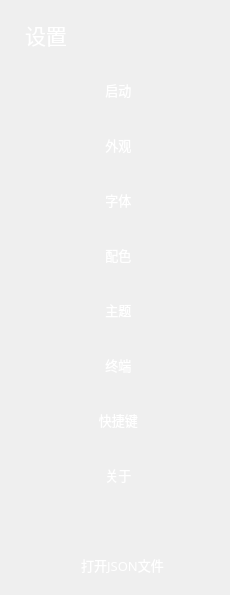
       <widget class="QWidget" name="widget_left" native="true">
        <property name="minimumSize">
         <size>
          <width>230</width>
          <height>0</height>
         </size>
        </property>
        <property name="maximumSize">
         <size>
          <width>230</width>
          <height>16777215</height>
         </size>
        </property>
        <property name="styleSheet">
         <string notr="true">#widget_left {
border-image: url(:/lib/back2.png);
border-top-right-radius: 10px;
}

QToolButton {
    qproperty-iconSize: 22px 22px;
	/*padding-left: 15px;*/
	background-color: rgba(255, 255, 255, 0);
	border: none;
	border-radius:10px;
	color: rgb(255, 255, 255);
	text-align: center;
}

QToolButton::menu-indicator { 
	image: None;
}

QToolButton:hover {
	border-radius:10px;
	color: rgb(255, 255, 255);
	
	background-color: rgb(49, 80, 110);
	border: none;
}
 
QToolButton:checked {
	border-radius:10px;
	color: rgb(255, 255, 255);
	
	background-color: rgb(49, 80, 110);
	border: none;
}</string>
        </property>
        <layout class="QVBoxLayout" name="verticalLayout">
         <property name="spacing">
          <number>5</number>
         </property>
         <property name="leftMargin">
          <number>25</number>
         </property>
         <property name="topMargin">
          <number>10</number>
         </property>
         <property name="rightMargin">
          <number>25</number>
         </property>
         <property name="bottomMargin">
          <number>10</number>
         </property>
         <item>
          <widget class="QLabel" name="label_left_setting">
           <property name="minimumSize">
            <size>
             <width>0</width>
             <height>50</height>
            </size>
           </property>
           <property name="font">
            <font>
             <family>OPPOSans B</family>
             <pointsize>16</pointsize>
             <stylestrategy>PreferAntialias</stylestrategy>
            </font>
           </property>
           <property name="styleSheet">
            <string notr="true">color: rgb(255, 255, 255);</string>
           </property>
           <property name="text">
            <string>设置</string>
           </property>
          </widget>
         </item>
         <item>
          <widget class="QToolButton" name="toolButton_activate">
           <property name="sizePolicy">
            <sizepolicy hsizetype="Expanding" vsizetype="Expanding">
             <horstretch>0</horstretch>
             <verstretch>0</verstretch>
            </sizepolicy>
           </property>
           <property name="minimumSize">
            <size>
             <width>0</width>
             <height>50</height>
            </size>
           </property>
           <property name="maximumSize">
            <size>
             <width>16777215</width>
             <height>50</height>
            </size>
           </property>
           <property name="font">
            <font>
             <family>OPPOSans B</family>
             <pointsize>10</pointsize>
             <stylestrategy>PreferAntialias</stylestrategy>
            </font>
           </property>
           <property name="styleSheet">
            <string notr="true"/>
           </property>
           <property name="text">
            <string>  启动</string>
           </property>
           <property name="icon">
            <iconset resource="../lib.qrc">
             <normaloff>:/lib/start.png</normaloff>:/lib/start.png</iconset>
           </property>
           <property name="iconSize">
            <size>
             <width>22</width>
             <height>22</height>
            </size>
           </property>
           <property name="checkable">
            <bool>true</bool>
           </property>
           <property name="toolButtonStyle">
            <enum>Qt::ToolButtonTextBesideIcon</enum>
           </property>
          </widget>
         </item>
         <item>
          <widget class="QToolButton" name="toolButton_appearance">
           <property name="sizePolicy">
            <sizepolicy hsizetype="Expanding" vsizetype="Expanding">
             <horstretch>3</horstretch>
             <verstretch>4</verstretch>
            </sizepolicy>
           </property>
           <property name="minimumSize">
            <size>
             <width>0</width>
             <height>50</height>
            </size>
           </property>
           <property name="maximumSize">
            <size>
             <width>16777215</width>
             <height>50</height>
            </size>
           </property>
           <property name="font">
            <font>
             <family>OPPOSans B</family>
             <pointsize>10</pointsize>
             <stylestrategy>PreferAntialias</stylestrategy>
            </font>
           </property>
           <property name="styleSheet">
            <string notr="true"/>
           </property>
           <property name="text">
            <string>  外观</string>
           </property>
           <property name="icon">
            <iconset resource="../lib.qrc">
             <normaloff>:/lib/bi.png</normaloff>:/lib/bi.png</iconset>
           </property>
           <property name="iconSize">
            <size>
             <width>22</width>
             <height>22</height>
            </size>
           </property>
           <property name="checkable">
            <bool>true</bool>
           </property>
           <property name="toolButtonStyle">
            <enum>Qt::ToolButtonTextBesideIcon</enum>
           </property>
          </widget>
         </item>
         <item>
          <widget class="QToolButton" name="toolButton_typeface">
           <property name="sizePolicy">
            <sizepolicy hsizetype="Expanding" vsizetype="Expanding">
             <horstretch>3</horstretch>
             <verstretch>4</verstretch>
            </sizepolicy>
           </property>
           <property name="minimumSize">
            <size>
             <width>0</width>
             <height>50</height>
            </size>
           </property>
           <property name="maximumSize">
            <size>
             <width>16777215</width>
             <height>50</height>
            </size>
           </property>
           <property name="font">
            <font>
             <family>OPPOSans B</family>
             <pointsize>10</pointsize>
             <stylestrategy>PreferAntialias</stylestrategy>
            </font>
           </property>
           <property name="styleSheet">
            <string notr="true"/>
           </property>
           <property name="text">
            <string>  字体</string>
           </property>
           <property name="icon">
            <iconset resource="../lib.qrc">
             <normaloff>:/lib/font.png</normaloff>:/lib/font.png</iconset>
           </property>
           <property name="iconSize">
            <size>
             <width>22</width>
             <height>22</height>
            </size>
           </property>
           <property name="checkable">
            <bool>true</bool>
           </property>
           <property name="toolButtonStyle">
            <enum>Qt::ToolButtonTextBesideIcon</enum>
           </property>
          </widget>
         </item>
         <item>
          <widget class="QToolButton" name="toolButton_colorSchemes">
           <property name="sizePolicy">
            <sizepolicy hsizetype="Expanding" vsizetype="Expanding">
             <horstretch>3</horstretch>
             <verstretch>4</verstretch>
            </sizepolicy>
           </property>
           <property name="minimumSize">
            <size>
             <width>0</width>
             <height>50</height>
            </size>
           </property>
           <property name="maximumSize">
            <size>
             <width>16777215</width>
             <height>50</height>
            </size>
           </property>
           <property name="font">
            <font>
             <family>OPPOSans B</family>
             <pointsize>10</pointsize>
             <stylestrategy>PreferAntialias</stylestrategy>
            </font>
           </property>
           <property name="styleSheet">
            <string notr="true"/>
           </property>
           <property name="text">
            <string>  配色</string>
           </property>
           <property name="icon">
            <iconset resource="../lib.qrc">
             <normaloff>:/lib/theme.png</normaloff>:/lib/theme.png</iconset>
           </property>
           <property name="iconSize">
            <size>
             <width>22</width>
             <height>22</height>
            </size>
           </property>
           <property name="checkable">
            <bool>true</bool>
           </property>
           <property name="toolButtonStyle">
            <enum>Qt::ToolButtonTextBesideIcon</enum>
           </property>
          </widget>
         </item>
         <item>
          <widget class="QToolButton" name="toolButton_theme">
           <property name="sizePolicy">
            <sizepolicy hsizetype="Expanding" vsizetype="Expanding">
             <horstretch>3</horstretch>
             <verstretch>4</verstretch>
            </sizepolicy>
           </property>
           <property name="minimumSize">
            <size>
             <width>0</width>
             <height>50</height>
            </size>
           </property>
           <property name="maximumSize">
            <size>
             <width>16777215</width>
             <height>50</height>
            </size>
           </property>
           <property name="font">
            <font>
             <family>OPPOSans B</family>
             <pointsize>10</pointsize>
             <stylestrategy>PreferAntialias</stylestrategy>
            </font>
           </property>
           <property name="styleSheet">
            <string notr="true"/>
           </property>
           <property name="text">
            <string>  主题</string>
           </property>
           <property name="icon">
            <iconset resource="../lib.qrc">
             <normaloff>:/lib/zhuti.png</normaloff>:/lib/zhuti.png</iconset>
           </property>
           <property name="iconSize">
            <size>
             <width>22</width>
             <height>22</height>
            </size>
           </property>
           <property name="checkable">
            <bool>true</bool>
           </property>
           <property name="checked">
            <bool>false</bool>
           </property>
           <property name="toolButtonStyle">
            <enum>Qt::ToolButtonTextBesideIcon</enum>
           </property>
          </widget>
         </item>
         <item>
          <widget class="QToolButton" name="toolButton_terminal">
           <property name="sizePolicy">
            <sizepolicy hsizetype="Expanding" vsizetype="Expanding">
             <horstretch>0</horstretch>
             <verstretch>0</verstretch>
            </sizepolicy>
           </property>
           <property name="minimumSize">
            <size>
             <width>0</width>
             <height>50</height>
            </size>
           </property>
           <property name="maximumSize">
            <size>
             <width>16777215</width>
             <height>50</height>
            </size>
           </property>
           <property name="font">
            <font>
             <family>OPPOSans B</family>
             <pointsize>10</pointsize>
             <stylestrategy>PreferAntialias</stylestrategy>
            </font>
           </property>
           <property name="styleSheet">
            <string notr="true"/>
           </property>
           <property name="text">
            <string>  终端</string>
           </property>
           <property name="icon">
            <iconset resource="../lib.qrc">
             <normaloff>:/lib/line-terminal.png</normaloff>:/lib/line-terminal.png</iconset>
           </property>
           <property name="iconSize">
            <size>
             <width>22</width>
             <height>22</height>
            </size>
           </property>
           <property name="checkable">
            <bool>true</bool>
           </property>
           <property name="toolButtonStyle">
            <enum>Qt::ToolButtonTextBesideIcon</enum>
           </property>
          </widget>
         </item>
         <item>
          <widget class="QToolButton" name="toolButton_shortcutKey">
           <property name="sizePolicy">
            <sizepolicy hsizetype="Expanding" vsizetype="Expanding">
             <horstretch>3</horstretch>
             <verstretch>4</verstretch>
            </sizepolicy>
           </property>
           <property name="minimumSize">
            <size>
             <width>0</width>
             <height>50</height>
            </size>
           </property>
           <property name="maximumSize">
            <size>
             <width>16777215</width>
             <height>50</height>
            </size>
           </property>
           <property name="font">
            <font>
             <family>OPPOSans B</family>
             <pointsize>10</pointsize>
             <stylestrategy>PreferAntialias</stylestrategy>
            </font>
           </property>
           <property name="styleSheet">
            <string notr="true"/>
           </property>
           <property name="text">
            <string>  快捷键</string>
           </property>
           <property name="icon">
            <iconset resource="../lib.qrc">
             <normaloff>:/lib/keyboard.png</normaloff>:/lib/keyboard.png</iconset>
           </property>
           <property name="iconSize">
            <size>
             <width>22</width>
             <height>22</height>
            </size>
           </property>
           <property name="checkable">
            <bool>true</bool>
           </property>
           <property name="toolButtonStyle">
            <enum>Qt::ToolButtonTextBesideIcon</enum>
           </property>
          </widget>
         </item>
         <item>
          <widget class="QToolButton" name="toolButton_about">
           <property name="sizePolicy">
            <sizepolicy hsizetype="Expanding" vsizetype="Expanding">
             <horstretch>3</horstretch>
             <verstretch>4</verstretch>
            </sizepolicy>
           </property>
           <property name="minimumSize">
            <size>
             <width>0</width>
             <height>50</height>
            </size>
           </property>
           <property name="maximumSize">
            <size>
             <width>16777215</width>
             <height>50</height>
            </size>
           </property>
           <property name="font">
            <font>
             <family>OPPOSans B</family>
             <pointsize>10</pointsize>
             <stylestrategy>PreferAntialias</stylestrategy>
            </font>
           </property>
           <property name="styleSheet">
            <string notr="true"/>
           </property>
           <property name="text">
            <string>  关于</string>
           </property>
           <property name="icon">
            <iconset resource="../lib.qrc">
             <normaloff>:/lib/about.png</normaloff>:/lib/about.png</iconset>
           </property>
           <property name="iconSize">
            <size>
             <width>22</width>
             <height>22</height>
            </size>
           </property>
           <property name="checkable">
            <bool>true</bool>
           </property>
           <property name="toolButtonStyle">
            <enum>Qt::ToolButtonTextBesideIcon</enum>
           </property>
          </widget>
         </item>
         <item>
          <spacer name="verticalSpacer">
           <property name="orientation">
            <enum>Qt::Vertical</enum>
           </property>
           <property name="sizeHint" stdset="0">
            <size>
             <width>20</width>
             <height>40</height>
            </size>
           </property>
          </spacer>
         </item>
         <item>
          <widget class="QToolButton" name="toolButton_json">
           <property name="sizePolicy">
            <sizepolicy hsizetype="Expanding" vsizetype="Expanding">
             <horstretch>0</horstretch>
             <verstretch>0</verstretch>
            </sizepolicy>
           </property>
           <property name="minimumSize">
            <size>
             <width>150</width>
             <height>40</height>
            </size>
           </property>
           <property name="maximumSize">
            <size>
             <width>16777215</width>
             <height>40</height>
            </size>
           </property>
           <property name="font">
            <font>
             <family>OPPOSans B</family>
             <pointsize>10</pointsize>
             <stylestrategy>PreferAntialias</stylestrategy>
            </font>
           </property>
           <property name="styleSheet">
            <string notr="true">QToolButton {
    qproperty-iconSize: 22px 22px;
	padding-left: 15px;
	background-color: rgba(255, 255, 255, 0);
	border: none;
	border-radius:3px;
	color: rgb(255, 255, 255);
}

QToolButton::menu-indicator { 
	image: None;
}

QToolButton:hover {
	border-radius:3px;
	color: rgb(255, 255, 255);
	background-color: rgba(255, 255, 255, 0);
	border: none;
}

 
QToolButton:checked {
	border-radius:3px;
	color: rgb(255, 255, 255);
	background-color: rgba(255, 255, 255, 0);
	border: none;
}</string>
           </property>
           <property name="text">
            <string>打开JSON文件</string>
           </property>
           <property name="icon">
            <iconset resource="../lib.qrc">
             <normaloff>:/lib/setiing2.png</normaloff>:/lib/setiing2.png</iconset>
           </property>
           <property name="toolButtonStyle">
            <enum>Qt::ToolButtonTextBesideIcon</enum>
           </property>
          </widget>
         </item>
        </layout>
       </widget>
